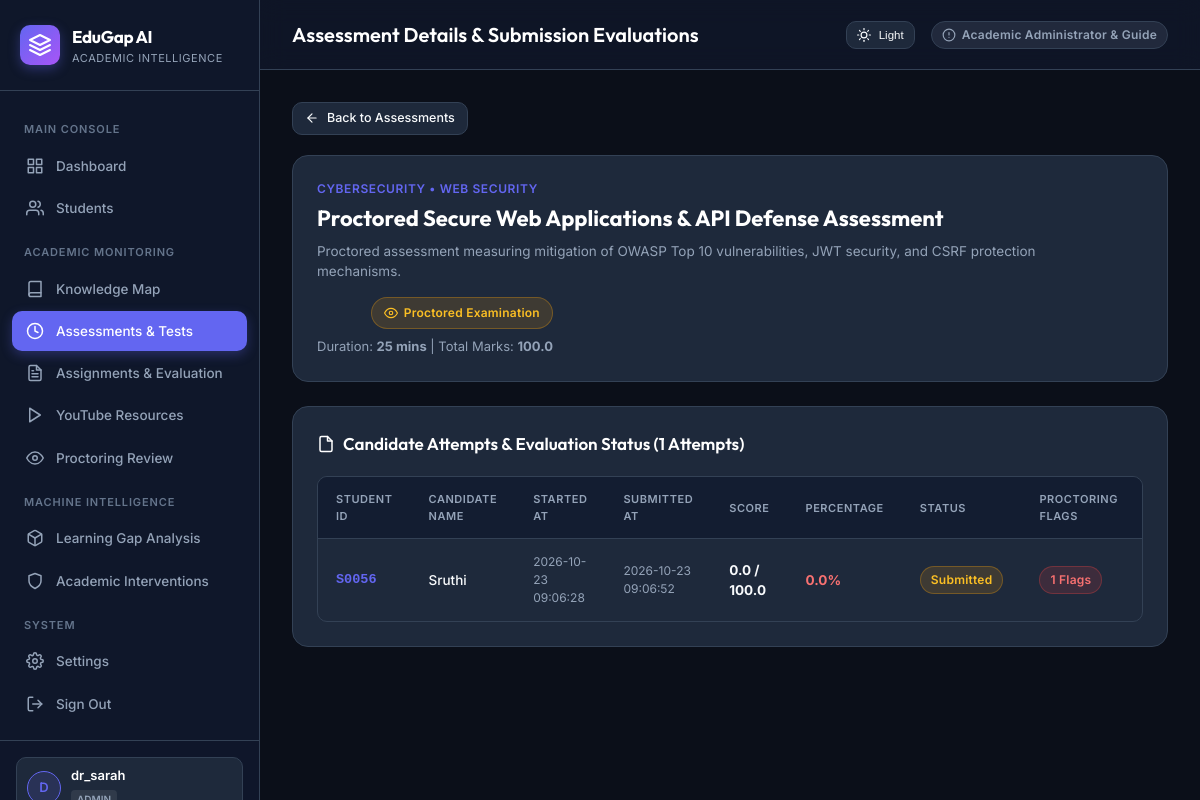
Screenshot of /assessments/6 (signed in) with the database file from the repository.
### tables this page shows
CREATE TABLE assessments (
        id INTEGER PRIMARY KEY AUTOINCREMENT,
        title TEXT NOT NULL,
        description TEXT,
        subject TEXT NOT NULL,
        topic TEXT NOT NULL,
        duration_minutes INTEGER DEFAULT 30,
        passing_marks REAL DEFAULT 50.0,
        total_marks REAL DEFAULT 100.0,
        negative_marking REAL DEFAULT 0.0,
        attempt_limit INTEGER DEFAULT 1,
        shuffle_questions INTEGER DEFAULT 1,
        shuffle_options INTEGER DEFAULT 1,
        is_proctored INTEGER DEFAULT 1,
        proctoring_strictness TEXT DEFAULT 'Standard',
        assigned_to_student_id TEXT,
        due_date TIMESTAMP,
        is_published INTEGER DEFAULT 1,
        results_published INTEGER DEFAULT 1,
        created_by TEXT DEFAULT 'Admin',
        created_at TIMESTAMP DEFAULT CURRENT_TIMESTAMP
    );

CREATE TABLE assessment_attempts (
        id INTEGER PRIMARY KEY AUTOINCREMENT,
        assessment_id INTEGER NOT NULL,
        student_id TEXT NOT NULL,
        started_at TIMESTAMP DEFAULT CURRENT_TIMESTAMP,
        submitted_at TIMESTAMP,
        time_taken_seconds INTEGER DEFAULT 0,
        score REAL DEFAULT 0.0,
        max_score REAL DEFAULT 100.0,
        percentage REAL DEFAULT 0.0,
        passed INTEGER DEFAULT 0,
        status TEXT DEFAULT 'in_progress', -- 'in_progress', 'submitted', 'evaluated'
        proctoring_flag_count INTEGER DEFAULT 0,
        review_status TEXT DEFAULT 'normal', -- 'normal', 'flagged', 'under_review', 'reviewed'
        review_notes TEXT,
        evaluated_by TEXT,
        evaluated_at TIMESTAMP,
        FOREIGN KEY (assessment_id) REFERENCES assessments(id) ON DELETE CASCADE,
        FOREIGN KEY (student_id) REFERENCES students(student_id)
    );

CREATE TABLE students (
    student_id TEXT PRIMARY KEY,
    average_quiz_score REAL,
    average_assignment_score REAL,
    average_learning_gap REAL,
    average_attendance REAL,
    overall_risk TEXT
, name TEXT, email TEXT, department TEXT DEFAULT 'Computer Science & Engineering', enrollment_date TEXT DEFAULT '2025-08-01');

### app.py (the view)
@app.route("/assessments/<int:assessment_id>")
@login_required
def assessment_detail(assessment_id):
    connection = get_db_connection()
    assessment = connection.execute("SELECT * FROM assessments WHERE id = ?", (assessment_id,)).fetchone()
    if not assessment:
        connection.close()
        flash("Assessment not found.", "error")
        return redirect(url_for("assessments_page"))
    attempts = connection.execute("""
        SELECT att.*, s.name as student_name
        FROM assessment_attempts att
        LEFT JOIN students s ON s.student_id = att.student_id
        WHERE att.assessment_id = ?
        ORDER BY att.id DESC
    """, (assessment_id,)).fetchall()
    connection.close()
    return render_template("assessment_detail.html", assessment=assessment, attempts=attempts)

### app.py (called while the page is built)
def get_db_connection():
    connection = sqlite3.connect(DATABASE)
    connection.row_factory = sqlite3.Row
    return connection

def login_required(f):
    @wraps(f)
    def decorated_function(*args, **kwargs):
        if "user_id" not in session:
            flash("Please authenticate to access the academic platform.", "info")
            return redirect(url_for("login"))
        return f(*args, **kwargs)
    return decorated_function

### templates/assessment_detail.html (shortened to what this page needs)
{% extends "base.html" %}
{% block header_title %}Assessment Details & Submission Evaluations{% endblock %}
{% block content %}
<div style="margin-bottom: 20px;">
    <a href="{{ url_for('assessments_page') }}" class="btn btn-secondary btn-sm">
        <svg class="icon icon-sm" viewBox="0 0 24 24"><line x1="19" y1="12" x2="5" y2="12"/><polyline points="12 19 5 12 12 5"/></svg>
        <span>Back to Assessments</span>
    </a>
</div>
<div class="card" style="margin-bottom: 24px;">
    <div style="display: flex; justify-content: space-between; align-items: flex-start; flex-wrap: wrap; gap: 16px;">
        <div>
            <div style="font-size: 12px; font-weight: 600; text-transform: uppercase; color: var(--primary); letter-spacing: 0.05em; margin-bottom: 4px;">
                {{ assessment['subject'] }} &bull; {{ assessment['topic'] }}
            </div>
            <h2 style="font-family: 'Outfit', sans-serif; font-size: 22px; color: #ffffff; margin-bottom: 6px;">{{ assessment['title'] }}</h2>
            <p style="font-size: 13.5px; color: var(--text-secondary); max-width: 750px;">{{ assessment['description'] }}</p>
        </div>
        <div style="text-align: right;">
            {% if assessment['is_proctored'] %}
            <span class="badge badge-medium" style="font-size: 12px; padding: 6px 12px; margin-bottom: 8px;">
                <svg class="icon icon-sm" viewBox="0 0 24 24"><path d="M1 12s4-8 11-8 11 8 11 8-4 8-11 8-11-8-11-8z"/><circle cx="12" cy="12" r="3"/></svg>
                Proctored Examination
            </span>
            {% endif %}
            <div style="font-size: 13px; color: var(--text-secondary);">Duration: <strong>{{ assessment['duration_minutes'] }} mins</strong> | Total Marks: <strong>{{ assessment['total_marks'] }}</strong></div>
        </div>
    </div>
</div>
<div class="card">
    <div class="card-header">
        <h3>
            <svg class="icon" viewBox="0 0 24 24"><path d="M14 2H6a2 2 0 0 0-2 2v16a2 2 0 0 0 2 2h12a2 2 0 0 0 2-2V8z"/><polyline points="14 2 14 8 20 8"/></svg>
            <span>Candidate Attempts & Evaluation Status ({{ attempts|length }} Attempts)</span>
        </h3>
    </div>
    <div class="table-container">
        <table>
            <thead>
                <tr>
                    <th>Student ID</th>
                    <th>Candidate Name</th>
                    <th>Started At</th>
                    <th>Submitted At</th>
                    <th>Score</th>
                    <th>Percentage</th>
                    <th>Status</th>
                    <th>Proctoring Flags</th>
                    <th>Action</th>
                </tr>
            </thead>
            <tbody>
                {% for att in attempts %}
                <tr>
                    <td style="font-family: monospace; font-weight: 600; color: var(--primary);">
                        {{ att['student_id'] }}
                    </td>
                    <td style="font-weight: 500;">
                        {{ att['student_name'] if att['student_name'] else 'Candidate ' ~ att['student_id'] }}
                    </td>
                    <td style="font-size: 12px; color: var(--text-secondary);">
                        {{ att['started_at'] }}
                    </td>
                    <td style="font-size: 12px; color: var(--text-secondary);">
                        {{ att['submitted_at'] if att['submitted_at'] else 'In Progress' }}
                    </td>
                    <td>
                        <strong>{{ "%.1f"|format(att['score']) }} / {{ att['max_score'] }}</strong>
                    </td>
                    <td>
                        <span style="font-weight: 700; color: {% if att['percentage'] >= assessment['passing_marks'] %}#34d399{% else %}#f87171{% endif %};">
                            {{ "%.1f"|format(att['percentage']) }}%
                        </span>
                    </td>
                    <td>
                        {% if att['status'] == 'submitted' %}
                            <span class="badge badge-medium">Submitted</span>
                        {% elif att['status'] == 'evaluated' %}
                            <span class="badge badge-low">Evaluated</span>
                        {% else %}
                            <span class="badge badge-neutral">In Progress</span>
                        {% endif %}
                    </td>
                    <td>
                        {% if att['proctoring_flag_count'] > 0 %}
                            <span class="badge badge-high">{{ att['proctoring_flag_count'] }} Flags</span>
                        {% else %}
                            <span class="badge badge-low">Clean</span>
                        {% endif %}
                    </td>
                    <td>
                    </td>
                </tr>
                {% else %}
                <tr>
                    <td colspan="9" style="text-align: center; color: var(--text-secondary); padding: 24px;">
                        No student attempts submitted for this examination yet.
                    </td>
                </tr>
                {% endfor %}
            </tbody>
        </table>
    </div>
</div>
{% endblock %}

### templates/base.html (style rules this page uses)
:root { --bg-body: #0b0f19; --bg-sidebar: #0f172a; --bg-card: #1e293b; --bg-card-hover: #263349; --border-color: #334155; --text-primary: #f8fafc; --text-secondary: #94a3b8; --text-muted: #64748b; --primary: #6366f1; --primary-hover: #4f46e5; --primary-light: rgba(99, 102, 241, 0.15); --success: #10b981; --success-light: rgba(16, 185, 129, 0.15); --warning: #f59e0b; --warning-light: rgba(245, 158, 11, 0.15); --danger: #ef4444; --danger-light: rgba(239, 68, 68, 0.15); --info: #0ea5e9; --info-light: rgba(14, 165, 233, 0.15); --radius-sm: 6px; --radius-md: 10px; --radius-lg: 16px; --transition: all 0.2s cubic-bezier(0.4, 0, 0.2, 1); }
* { box-sizing: border-box; margin: 0; padding: 0; }
body { font-family: 'Inter', system-ui, -apple-system, sans-serif; background-color: var(--bg-body); color: var(--text-primary); line-height: 1.5; min-height: 100vh; display: flex; }
.icon { display: inline-flex; align-items: center; justify-content: center; width: 18px; height: 18px; stroke-width: 2; stroke: currentColor; fill: none; stroke-linecap: round; stroke-linejoin: round; flex-shrink: 0; }
.icon-sm { width: 14px; height: 14px; }
.btn { display: inline-flex; align-items: center; justify-content: center; gap: 8px; padding: 8px 16px; font-size: 13.5px; font-weight: 500; border-radius: var(--radius-md); text-decoration: none; cursor: pointer; border: 1px solid transparent; transition: var(--transition); }
.btn-secondary { background-color: var(--bg-card); border-color: var(--border-color); color: var(--text-primary); }
.btn-sm { padding: 6px 12px; font-size: 12.5px; }
.card { background: var(--bg-card); border: 1px solid var(--border-color); border-radius: var(--radius-lg); padding: 24px; transition: var(--transition); }
.card-header { display: flex; align-items: center; justify-content: space-between; margin-bottom: 20px; }
.card-header h3 { font-family: 'Outfit', sans-serif; font-size: 17px; font-weight: 600; color: #ffffff; display: flex; align-items: center; gap: 8px; }
.badge { display: inline-flex; align-items: center; gap: 6px; padding: 4px 10px; border-radius: 9999px; font-size: 12px; font-weight: 600; letter-spacing: 0.02em; }
.badge-high { background: var(--danger-light); color: #f87171; border: 1px solid rgba(239, 68, 68, 0.3); }
.badge-medium { background: var(--warning-light); color: #fbbf24; border: 1px solid rgba(245, 158, 11, 0.3); }
.table-container { overflow-x: auto; border-radius: var(--radius-md); border: 1px solid var(--border-color); }
table { width: 100%; border-collapse: collapse; text-align: left; font-size: 13.5px; }
th { background: #131d31; color: var(--text-secondary); font-weight: 600; padding: 14px 18px; border-bottom: 1px solid var(--border-color); text-transform: uppercase; font-size: 11px; letter-spacing: 0.05em; }
td { padding: 14px 18px; border-bottom: 1px solid var(--border-color); color: var(--text-primary); }
tr:last-child td { border-bottom: none; }

### rows the page displays
assessments: subject "CYBERSECURITY", topic "WEB SECURITY", title "Proctored Secure Web Applications & API Defense Assessment", description "Proctored assessment measuring mitigation of OWASP Top 10 vulnerabilities, JWT security, and CSRF protection mechanisms.", duration_minutes "25", total_marks "100.0"
assessment_attempts: student_id "S0056", name "Sruthi", started_at "2026-10-23 09:06:28", submitted_at "2026-10-23 09:06:52", score "0.0", max_score "100.0", percentage "0.0", status "Submitted", proctoring_flag_count "1"

### other values shown
{{ session.get("username", "U")[0]|upper }} "D"
{{ session.get("username", "User") }} "dr_sarah"
{{ attempts|length }} "1"
